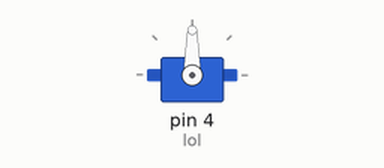
A sketch run on a simulated Arduino Uno, built with avr-gcc and run on an emulated ATmega328P. Shown: servo.

Above: at 0.05 s.
At 1.5 s:
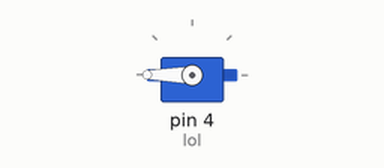
At 3.0 s:
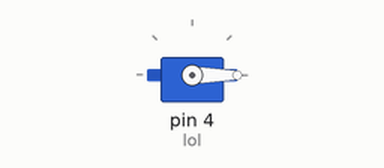
Timing chart, 0 to 6.9 s (numbered marks = the images above):
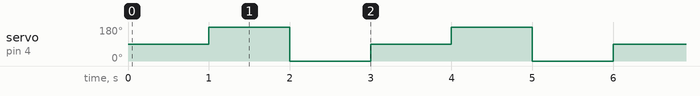

Measured:
- by itself, servo on pin 4 (lol): repeats every 3.0 s: 0° 1.0 s, 90° 1.0 s, 180° 1.0 s

The sketch:

Version1.ino
```cpp
#include <Servo.h>
Servo lol;
void setup()
{
  lol.attach(4);
}
void loop()
{
  lol.write(90);
  delay(1000);
  lol.write(180);
  delay(1000);
  lol.write(0);
  delay(1000);
}
```
